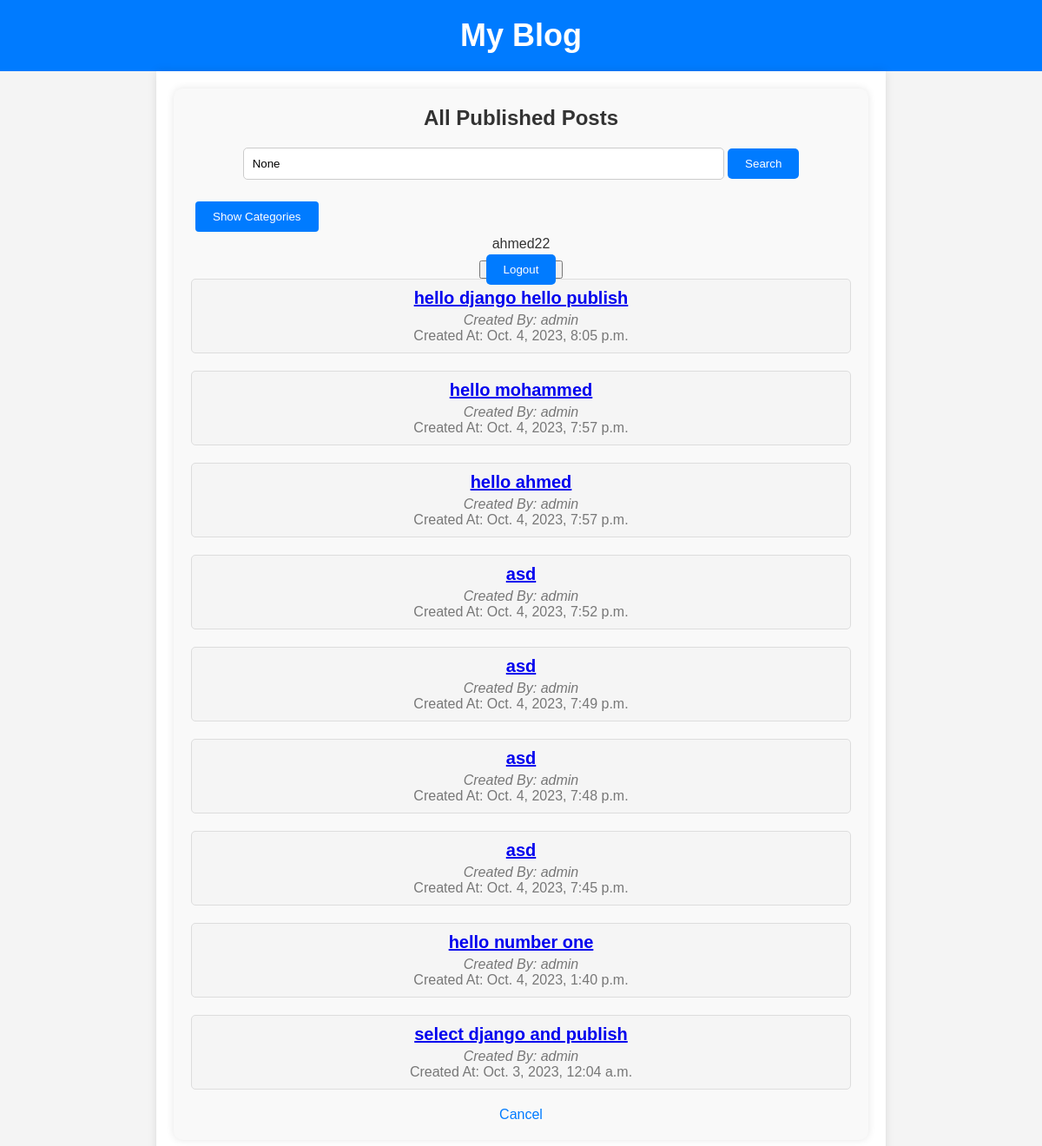
The page /publish/ (signed in) on the database its author committed.
### blog/models.py (models this page shows, shortened)
class BlogPost(models.Model):
    title = models.CharField(max_length=200)
    content = models.TextField()
    author = models.ForeignKey(User, on_delete=models.CASCADE)
    pub_date = models.DateTimeField(auto_now_add=True)
    is_draft = models.BooleanField(default=True)
    publish_status = models.CharField(max_length=10, choices=[('draft', 'Draft'), ('published', 'Published')], default='draft')
    categories = models.ManyToManyField(Category)
    published = models.BooleanField(default=False)

### blog/views.py (the view)
# urls.py: path('publish/', views.publish_blog_post, name='publish_blog_posts'),
@login_required
def publish_blog_post(request):
    query = request.GET.get('q')
    categories = Category.objects.all()
    posts = BlogPost.objects.filter(publish_status='published').order_by('-pub_date')
    if query:
        posts = posts.filter(Q(title__icontains=query) | Q(content__icontains=query))
    context = {
        'categories': categories,
        'posts': posts,
        'query': query,
        }
    return render(request, 'blog/publish.html', context)

### blog/templates/blog/publish.html (shortened to what this page needs)
{% extends 'blog/main.html' %}
{% block content %}
<!DOCTYPE html>
<html lang="en">
<head>
</head>
<body>
<div class="container">
    <h2 class="page-title">All Published Posts</h2>
    <form method="get" class="search-form">
        <input type="text" name="q" placeholder="Search posts..." value="{{ query }}" class="search-input">
        <button type="submit" class="search-button">Search</button>
    </form>
    <button class="toggle-button" onclick="toggleCategories()">Show Categories</button>
    <div>
    <ul>
        {% if request.user.is_authenticated %}
        <p>{{ request.user }}</p>
        <button class="logout-button">
            <a href="{% url 'logout' %}" class="logout-link">Logout</a>
        </button>
        {% else %}
        <button class="login-button">
            <a href="{% url 'login' %}" class="login-link">Login</a>
        </button>
        {% endif %}
    </ul>
</div>
<div>
    <ul class="post-list">
        {% for post in posts %}
        <li class="post-item">
            <h1 class="post-title"><a href="{% url 'view_blog_post' post.id %}" class="post-link">{{ post.title }}</a></h1>
            <p class="post-author">Created By: {{ post.author }}</p>
            <p class="post-date">Created At: {{ post.pub_date }}</p>
        </li>
        {% empty %}
        <li class="empty-list">
            <p>No posts available.</p>
        </li>
        {% endfor %}
    </ul>
    <a href="{% url 'blog_post_list' %}" class="cancel-link">Cancel</a>
</body>
</html>
{% endblock %}

### blog/templates/blog/main.html (style rules this page uses)
body, h1, h2, ul, li, p { margin: 0; padding: 0; }
body { font-family: Arial, sans-serif; background-color: #f4f4f4; color: #333; }

### blog/templates/blog/publish.html (style rules this page uses)
.container { max-width: 800px; margin: 0 auto; padding: 20px; background-color: #f9f9f9; border-radius: 10px; box-shadow: 0 0 10px rgba(0, 0, 0, 0.1); }
.page-title { font-size: 24px; text-align: center; margin-bottom: 20px; }
.search-form { text-align: center; margin-bottom: 20px; }
.search-input { width: 70%; padding: 10px; border: 1px solid #ccc; border-radius: 5px; }
.search-button { padding: 10px 20px; background-color: #007bff; color: #fff; border: none; border-radius: 5px; cursor: pointer; }
ul { list-style-type: none; padding: 0; text-align: center; }
.logout-button, .login-button { margin-top: 10px; }
.logout-link, .login-link { padding: 10px 20px; background-color: #007bff; color: #fff; text-decoration: none; border-radius: 5px; }
.post-list { list-style-type: none; padding: 0; }
.post-item { background-color: #f5f5f5; margin-bottom: 20px; padding: 10px; border: 1px solid #ddd; border-radius: 5px; }
.post-title { font-size: 20px; margin-bottom: 5px; }
.post-author { color: #777; font-style: italic; }
.post-date { color: #777; }
.cancel-link { display: block; text-align: center; margin-top: 20px; text-decoration: none; color: #007bff; }
.toggle-button { background-color: #007bff; color: #fff; border: none; padding: 10px 20px; border-radius: 4px; cursor: pointer; margin: 5px; }

### rows shown on the page
BlogPost: title "hello django hello publish", author "admin", pub_date "Oct. 4, 2023, 8:05 p.m."
BlogPost: title "hello mohammed", author "admin", pub_date "Oct. 4, 2023, 7:57 p.m."
BlogPost: title "hello ahmed", author "admin", pub_date "Oct. 4, 2023, 7:57 p.m."
BlogPost: title "asd", author "admin", pub_date "Oct. 4, 2023, 7:52 p.m."
BlogPost: title "asd", author "admin", pub_date "Oct. 4, 2023, 7:49 p.m."
BlogPost: title "asd", author "admin", pub_date "Oct. 4, 2023, 7:48 p.m."
BlogPost: title "asd", author "admin", pub_date "Oct. 4, 2023, 7:45 p.m."
BlogPost: title "hello number one", author "admin", pub_date "Oct. 4, 2023, 1:40 p.m."
BlogPost: title "select django and publish", author "admin", pub_date "Oct. 3, 2023, 12:04 a.m."

### other values the page prints
{{ request.user }} "ahmed22"
